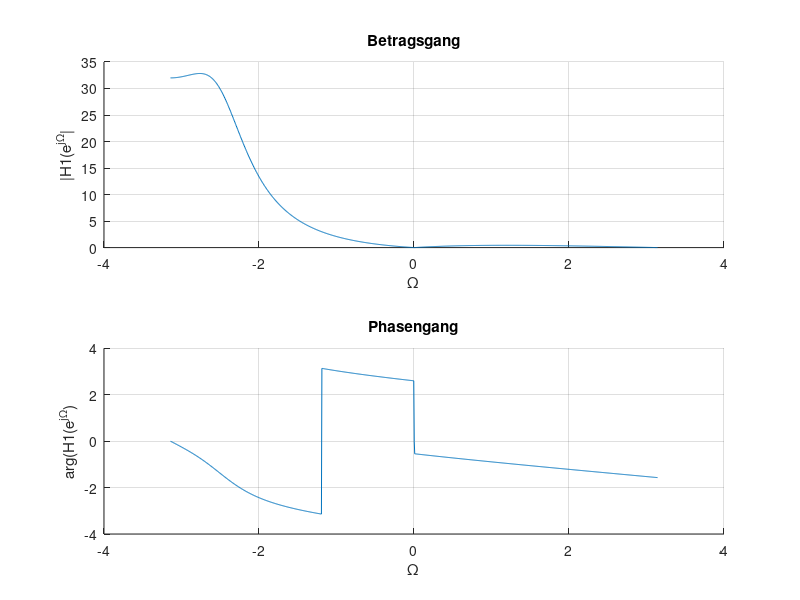

Source code (MATLAB):
a = [1, -1.5, 0.625];
b = [1, 1, 1, 1];

x = linspace(-pi,pi,1024);
y = freqz(b,a,1024);

figure;
subplot(211); hold on; grid on;
plot(x,abs(y))
xlabel('\Omega');
ylabel('|H1(e^{j\Omega}|');
title('Betragsgang');

subplot(212); hold on; grid on;
plot(x,angle(y))
xlabel('\Omega');
ylabel('arg(H1(e^{j\Omega})');
title('Phasengang');